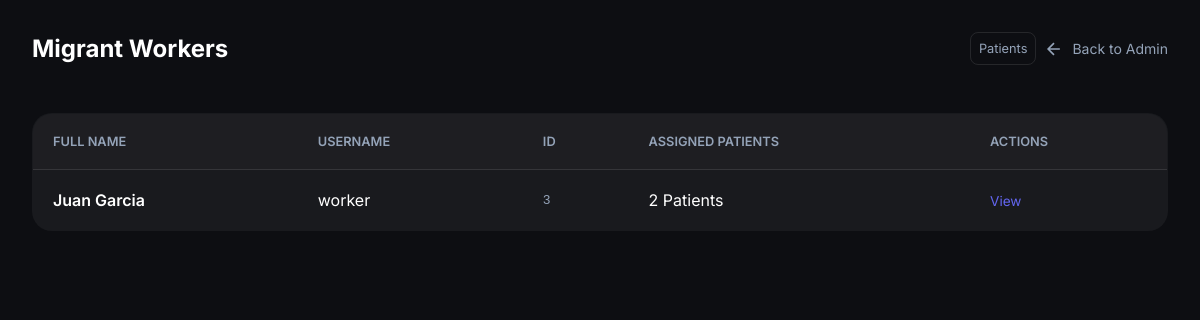
Screenshot of /admin/migrant_workers (signed in) with the database file from the repository.
### tables this page shows
CREATE TABLE users (
        id INTEGER PRIMARY KEY AUTOINCREMENT,
        username TEXT UNIQUE,
        password TEXT,
        role TEXT,
        full_name TEXT
    );

### routes_admin.py (the view)
@admin_bp.route('/migrant_workers')
@roles_required('admin')
def migrant_workers():
    conn = get_db_connection()
    workers = conn.execute("""
        SELECT u.id, u.full_name, u.username,
        (SELECT COUNT(*) FROM user_associations WHERE monitor_id = u.id) as patient_count
        FROM users u
        WHERE u.role = 'migrant_worker'
    """).fetchall()
    conn.close()
    return render_template('admin/migrant_workers.html', workers=workers)

### auth_utils.py (called while the page is built)
def roles_required(*roles):
    def decorator(f):
        @wraps(f)
        def decorated_function(*args, **kwargs):
            if 'user_id' not in session:
                return redirect(url_for('login'))
            if session.get('role') not in roles:
                abort(403, description="Access Denied. You do not have the required permissions.")
            return f(*args, **kwargs)
        return decorated_function
    return decorator

### db.py (called while the page is built)
def get_db_connection():
    conn = sqlite3.connect(DB_PATH)
    conn.row_factory = sqlite3.Row
    return conn

### templates/admin/migrant_workers.html (shortened to what this page needs)
<!DOCTYPE html>
<html lang="en">
<head>
    <link rel="stylesheet" href="{{ url_for('static', filename='style.css') }}">
</head>
<body>
    <div class="container">
        <header>
            <div class="logo-container">
                <h1>Migrant Workers</h1>
            </div>
            <div style="display: flex; gap: 0.5rem; align-items: center;">
                <a href="{{ url_for('admin.patients_list') }}"
                    style="color: var(--text-secondary); text-decoration: none; font-size: 0.8rem; padding: 0.5rem; border: 1px solid var(--glass-border); border-radius: 8px;">Patients</a>
                <a href="{{ url_for('admin.index') }}" class="btn-back" style="margin-bottom: 0;">
                    <svg width="20" height="20" viewBox="0 0 24 24" fill="none" stroke="currentColor" stroke-width="2">
                        <path d="M19 12H5M12 19l-7-7 7-7" />
                    </svg>
                    Back to Admin
                </a>
            </div>
        </header>
        <table class="admin-table">
            <thead>
                <tr>
                    <th>Full Name</th>
                    <th>Username</th>
                    <th>ID</th>
                    <th>Assigned Patients</th>
                    <th>Actions</th>
                </tr>
            </thead>
            <tbody>
                {% for w in workers %}
                <tr>
                    <td style="font-weight: 600;">{{ w.full_name }}</td>
                    <td>{{ w.username }}</td>
                    <td style="color: var(--text-secondary); font-family: monospace;">{{ w.id }}</td>
                    <td>{{ w.patient_count }} Patients</td>
                    <td><a href="{{ url_for('admin.index') }}?user_id={{ w.id }}"
                            style="color: #6366f1; text-decoration: none; font-size: 0.85rem;">View</a></td>
                </tr>
                {% else %}
                <tr>
                    <td colspan="5" style="text-align: center; color: var(--text-secondary);">No workers found.</td>
                </tr>
                {% endfor %}
            </tbody>
        </table>
    </div>
</body>
</html>

### static/style.css (style rules this page uses)
:root { --bg-color: #0d0e12; --card-bg: rgba(255, 255, 255, 0.05); --accent-primary: #6366f1; --accent-secondary: #ec4899; --text-primary: #ffffff; --text-secondary: #94a3b8; --glass-border: rgba(255, 255, 255, 0.1); --heart-rate-color: #ef4444; --temp-color: #f59e0b; --oxygen-color: #10b981; }
* { margin: 0; padding: 0; box-sizing: border-box; font-family: 'Inter', -apple-system, sans-serif; }
body { background-color: var(--bg-color); color: var(--text-primary); min-height: 100vh; overflow-x: hidden; }
.container { max-width: 1200px; margin: 0 auto; padding: 2rem; }
header { margin-bottom: 3rem; display: flex; justify-content: space-between; align-items: center; }
.logo-container { display: flex; align-items: center; gap: 1rem; }
h1 { font-size: 1.5rem; font-weight: 700; }

### templates/admin/migrant_workers.html (style rules this page uses)
.admin-table { width: 100%; border-collapse: collapse; background: var(--card-bg); border-radius: 20px; overflow: hidden; border: 1px solid var(--glass-border); margin-top: 2rem; }
.admin-table th, .admin-table td { padding: 1.25rem; text-align: left; border-bottom: 1px solid var(--glass-border); }
.admin-table th { background: rgba(255, 255, 255, 0.02); font-size: 0.8rem; text-transform: uppercase; color: var(--text-secondary); font-weight: 600; }
.btn-back { display: inline-flex; align-items: center; gap: 0.5rem; color: var(--text-secondary); text-decoration: none; font-size: 0.875rem; margin-bottom: 2rem; }

### rows the page displays
users: full_name "Juan Garcia", username "worker", id "3", patient_count "2"
